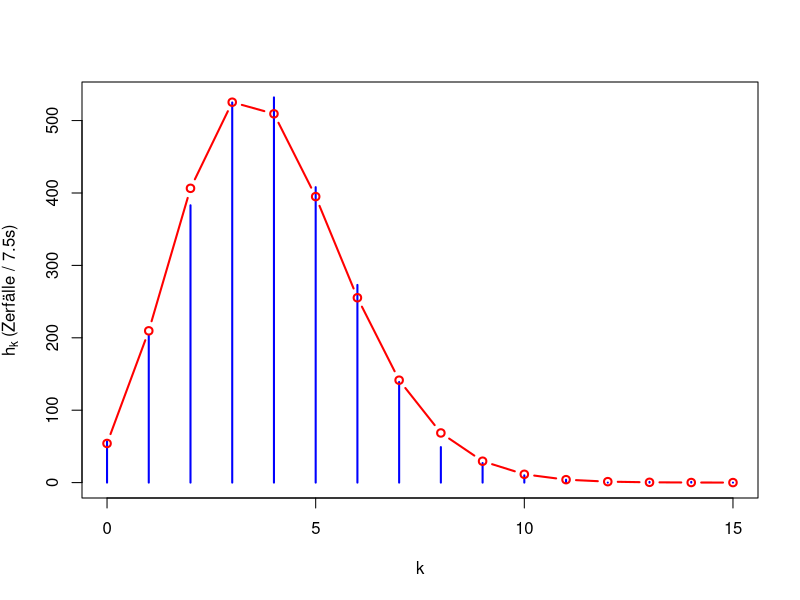
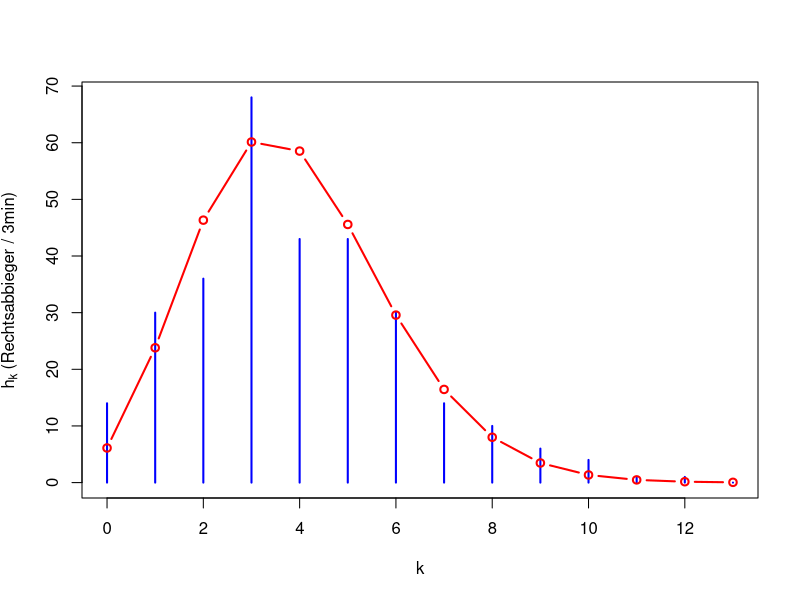
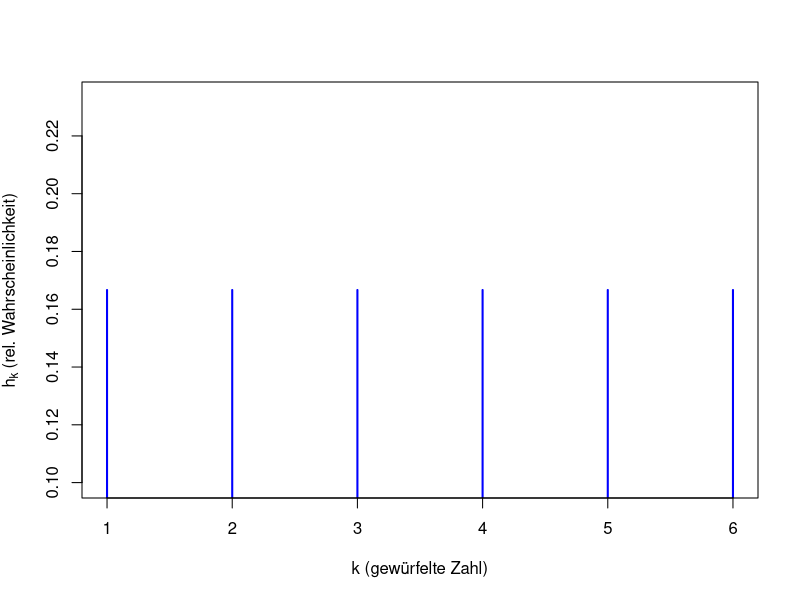

These figures' R source, in order:
# Arbeitsblatt HT1

# Aufgabe 1

# (i) Radioaktivitaet
# -------------------

# Daten laden
alpha <- read.table("./Module_A2/data/alpha.dat", header = TRUE)

# a) Barplot
plot(
  x = alpha$k,
  y = alpha$freq,
  type = "h",
  lwd = 2,
  col = "blue",
  xlab = "k",
  ylab = expression(h[k]~"(Zerfälle / 7.5s)")
)

# b) Mittelwert
n <- sum(alpha$freq)
mu <- sum(alpha$freq * alpha$k) / n
mu

# c) Poisson-Modells in Barchart einzeichnen
pModel <- n * dpois(alpha$k, lambda = mu)
lines(alpha$k,
      pModel,
      type = "b",
      lwd = 2,
      col = "red")

# ii) Verkehr
# -----------

# Daten laden
verkehr <- read.table("./Module_A2/data/verkehr.dat", header = TRUE)

# a) Barplot
plot(
  verkehr$k,
  verkehr$freq,
  type = "h",
  lwd = 2,
  col = "blue",
  xlab = "k",
  ylab = expression(h[k] ~ "(Rechtsabbieger / 3min)")
)

# b) Mittelwert
n <- sum(verkehr$freq)
mu <- sum(verkehr$freq * verkehr$k) / n
mu


# c) Poisson-Modell in Barchart einzeichnen
pModel <- n * dpois(verkehr$k, lambda = mu)
lines(verkehr$k,
      pModel,
      type = "b",
      lwd = 2,
      col = "red")


# Aufgabe 2

# Würfel
# ------

# a) Wahrscheinlichkeitsverteilung
plot(
  1:6,
  rep(1 / 6, 6),
  type = "h",
  lwd = 2,
  col = "blue",
  xlab = "k (gewürfelte Zahl)",
  ylab = expression(h[k]~"(rel. Wahrscheinlichkeit)")
)
